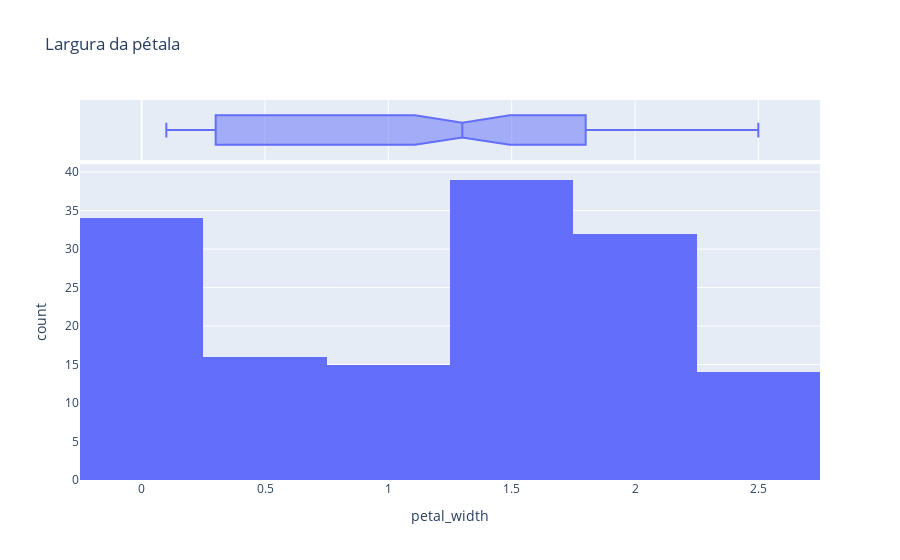

Notebook cell for this chart:
### Code cell
px.histogram(iris, x='petal_width', marginal='box',
             title='Largura da pétala')

### Figure 1 — Plotly figure (JSON) as saved in the notebook; plotly's stock layout.template omitted (floating-point values rounded to 4 significant figures; data arrays with more than 128 entries replaced by an {"elided": "..."} marker saying what was removed)
{"data": [{"alignmentgroup": "True", "bingroup": "x", "hovertemplate": "petal_width=%{x}<br>count=%{y}<extra></extra>", "legendgroup": "", "marker": {"color": "#636efa", "pattern": {"shape": ""}}, "name": "", "offsetgroup": "", "orientation": "v", "showlegend": false, "type": "histogram", "x": {"elided": "150 float values"}, "xaxis": "x", "yaxis": "y"}, {"alignmentgroup": "True", "hovertemplate": "petal_width=%{x}<extra></extra>", "legendgroup": "", "marker": {"color": "#636efa"}, "name": "", "notched": true, "offsetgroup": "", "showlegend": false, "type": "box", "x": {"elided": "150 float values"}, "xaxis": "x2", "yaxis": "y2"}], "layout": {"barmode": "relative", "legend": {"tracegroupgap": 0}, "title": {"text": "Largura da pétala"}, "xaxis": {"anchor": "y", "domain": [0, 1], "title": {"text": "petal_width"}}, "xaxis2": {"anchor": "y2", "domain": [0, 1], "matches": "x", "showgrid": true, "showticklabels": false}, "yaxis": {"anchor": "x", "domain": [0, 0.8316], "title": {"text": "count"}}, "yaxis2": {"anchor": "x2", "domain": [0.8416, 1], "matches": "y2", "showgrid": false, "showline": false, "showticklabels": false, "ticks": ""}}}
